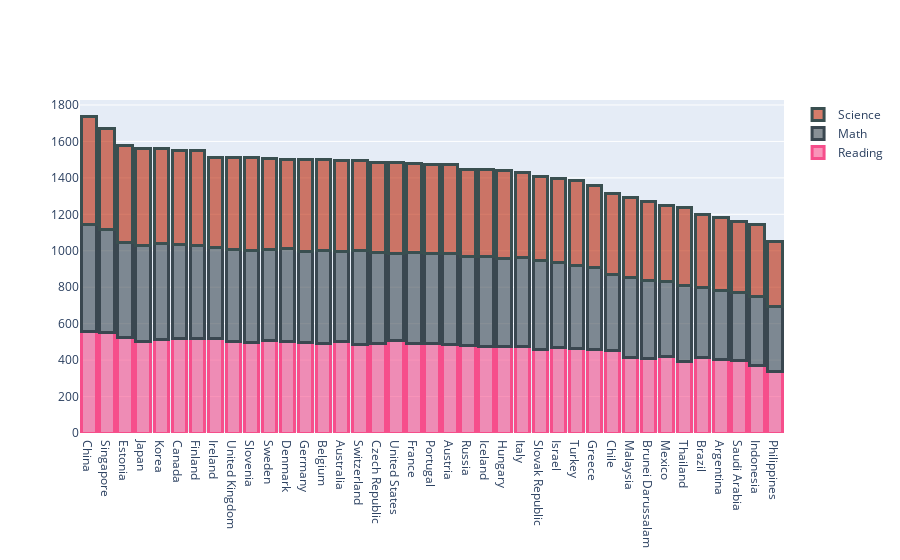

This figure's notebook cell:
### Code cell
pisa = go.Figure()
pisa.add_trace(go.Bar(
    x=pisa_score_use['country_name'],
    y=pisa_score_use['reading'],
    name='Reading',
    orientation='v',
    marker=dict(
        color='rgba(246, 78, 139, 0.6)',
        line=dict(color='rgba(246, 78, 139, 1.0)', width=3)
    ),
    customdata=pisa_score_use['rank_reading'],
    hovertemplate='Country: %{x}<br>'+
        'Reading Score: %{y}<br>'+
        'Reading Rank: %{customdata} <br>'+
        '<extra></extra>',
))
pisa.add_trace(go.Bar(
    x=pisa_score_use['country_name'],
    y=pisa_score_use['math'],
    name='Math',
    orientation='v',
    marker=dict(
        color='rgba(58, 71, 80, 0.6)',
        line=dict(color='rgba(58, 71, 80, 1.0)', width=3)
    ),
    customdata=pisa_score_use['rank_math'],
    hovertemplate='Country: %{x}<br>'+
        'Math Score: %{y}<br>'+
        'Math Rank: %{customdata} <br>'+
        '<extra></extra>',
))
pisa.add_trace(go.Bar(
    x=pisa_score_use['country_name'],
    y=pisa_score_use['science'],
    name='Science',
    orientation='v',
    marker=dict(
        color='rgba(187, 38, 8, 0.6)',
        line=dict(color='rgba(58, 79, 80, 1.0)', width=3)
    ),
    customdata=pisa_score_use['rank_science'],
    hovertemplate='Country: %{x}<br>'+
        'Science Score: %{y}<br>'+
        'Science Rank: %{customdata} <br>'+
        '<extra></extra>',
))

pisa.update_layout(barmode='stack')
pisa.show()

### Figure 1 — Plotly figure (JSON) as saved in the notebook; plotly's stock layout.template omitted (floating-point values rounded to 4 significant figures)
{"data": [{"customdata": [1, 2, 5, 14, 9, 6, 7, 8, 15, 21, 12, 18, 20, 22, 16, 29, 25, 13, 23, 24, 28, 32, 36, 33, 34, 42, 38, 40, 43, 44, 57, 60, 54, 68, 58, 64, 66, 73, 78], "hovertemplate": "Country: %{x}<br>Reading Score: %{y}<br>Reading Rank: %{customdata} <br><extra></extra>", "marker": {"color": "rgba(246, 78, 139, 0.6)", "line": {"color": "rgba(246, 78, 139, 1.0)", "width": 3}}, "name": "Reading", "orientation": "v", "type": "bar", "x": ["China", "Singapore", "Estonia", "Japan", "Korea", "Canada", "Finland", "Ireland", "United Kingdom", "Slovenia", "Sweden", "Denmark", "Germany", "Belgium", "Australia", "Switzerland", "Czech Republic", "United States", "France", "Portugal", "Austria", "Russia", "Iceland", "Hungary", "Italy", "Slovak Republic", "Israel", "Turkey", "Greece", "Chile", "Malaysia", "Brunei Darussalam", "Mexico", "Thailand", "Brazil", "Argentina", "Saudi Arabia", "Indonesia", "Philippines"], "y": [555, 549, 523, 504, 514, 520, 520, 518, 504, 495, 506, 501, 498, 493, 503, 484, 490, 505, 493, 492, 484, 479, 474, 476, 476, 458, 470, 466, 457, 452, 415, 408, 420, 393, 413, 402, 399, 371, 340]}, {"customdata": [1, 2, 8, 6, 7, 12, 16, 21, 18, 14, 17, 13, 20, 15, 29, 11, 23, 37, 25, 28, 22, 31, 26, 35, 32, 33, 41, 42, 44, 59, 47, 51, 61, 57, 70, 71, 73, 72, 77], "hovertemplate": "Country: %{x}<br>Math Score: %{y}<br>Math Rank: %{customdata} <br><extra></extra>", "marker": {"color": "rgba(58, 71, 80, 0.6)", "line": {"color": "rgba(58, 71, 80, 1.0)", "width": 3}}, "name": "Math", "orientation": "v", "type": "bar", "x": ["China", "Singapore", "Estonia", "Japan", "Korea", "Canada", "Finland", "Ireland", "United Kingdom", "Slovenia", "Sweden", "Denmark", "Germany", "Belgium", "Australia", "Switzerland", "Czech Republic", "United States", "France", "Portugal", "Austria", "Russia", "Iceland", "Hungary", "Italy", "Slovak Republic", "Israel", "Turkey", "Greece", "Chile", "Malaysia", "Brunei Darussalam", "Mexico", "Thailand", "Brazil", "Argentina", "Saudi Arabia", "Indonesia", "Philippines"], "y": [591, 569, 523, 527, 526, 512, 507, 500, 502, 509, 502, 509, 500, 508, 491, 515, 499, 478, 495, 492, 499, 488, 495, 481, 487, 486, 463, 454, 451, 417, 440, 430, 409, 419, 384, 379, 373, 379, 353]}, {"customdata": [1, 2, 4, 5, 7, 8, 6, 22, 14, 13, 20, 24, 16, 19, 15, 23, 21, 18, 25, 26, 27, 33, 35, 32, 39, 41, 42, 40, 44, 45, 48, 50, 57, 54, 65, 64, 71, 70, 77], "hovertemplate": "Country: %{x}<br>Science Score: %{y}<br>Science Rank: %{customdata} <br><extra></extra>", "marker": {"color": "rgba(187, 38, 8, 0.6)", "line": {"color": "rgba(58, 79, 80, 1.0)", "width": 3}}, "name": "Science", "orientation": "v", "type": "bar", "x": ["China", "Singapore", "Estonia", "Japan", "Korea", "Canada", "Finland", "Ireland", "United Kingdom", "Slovenia", "Sweden", "Denmark", "Germany", "Belgium", "Australia", "Switzerland", "Czech Republic", "United States", "France", "Portugal", "Austria", "Russia", "Iceland", "Hungary", "Italy", "Slovak Republic", "Israel", "Turkey", "Greece", "Chile", "Malaysia", "Brunei Darussalam", "Mexico", "Thailand", "Brazil", "Argentina", "Saudi Arabia", "Indonesia", "Philippines"], "y": [590, 551, 530, 529, 519, 518, 522, 496, 505, 507, 499, 493, 503, 499, 503, 495, 497, 502, 493, 492, 490, 478, 475, 481, 468, 464, 462, 468, 452, 444, 438, 431, 419, 426, 404, 404, 386, 396, 357]}], "layout": {"barmode": "stack"}}
